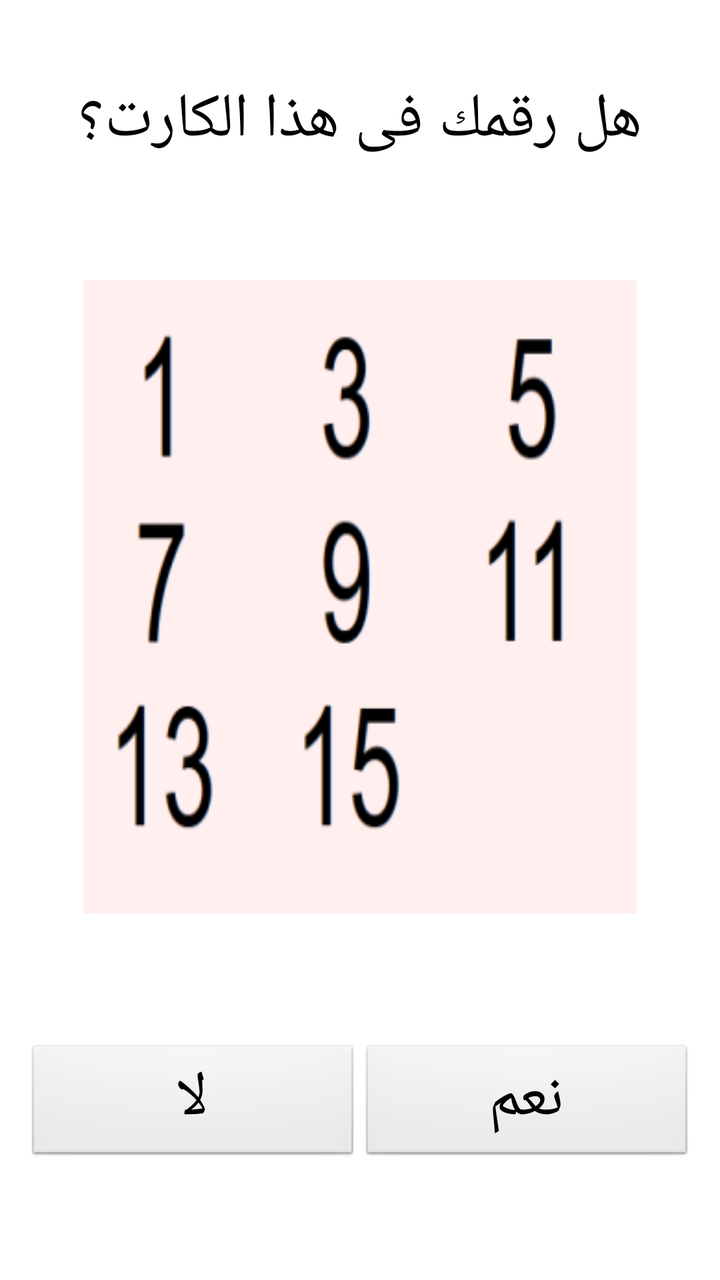
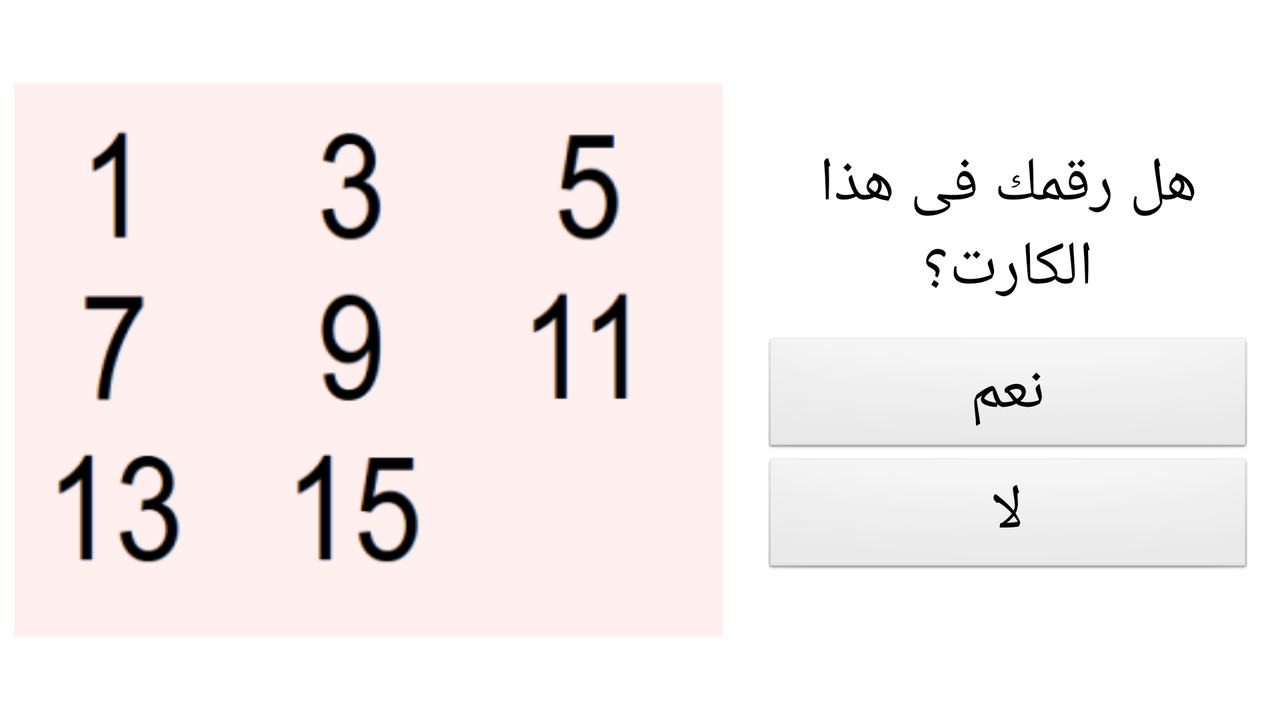

First picture: res/layout/ on a phone held upright. Second picture: the repository's own variant of that layout, on a device whose configuration matches the variant's folder. Source for both follows.
<!-- AndroidManifest.xml: activity theme android:Theme.NoTitleBar -->
<!-- res/layout/card.xml -->
<?xml version="1.0" encoding="utf-8"?>
<LinearLayout xmlns:android="http://schemas.android.com/apk/res/android"
    android:layout_width="match_parent"
    android:layout_height="match_parent"
    android:orientation="vertical" 
    android:background="#ffff"
    android:gravity="center"
    android:weightSum="10">

    <TextView
        android:id="@+id/questView"
        android:layout_width="wrap_content"
        android:layout_height="0dip"
        android:text="@string/quest_str"
        android:textSize="@dimen/text_big_size"
        android:gravity="center"
        android:textColor="@color/my_black" 
        android:layout_marginBottom="13dip"
        android:layout_weight="2"/>
    <LinearLayout 
        android:orientation="horizontal"
        android:layout_height="0dp"
        android:layout_width="match_parent" 
        android:layout_weight="5.5"
        android:weightSum="10"
        android:gravity="center_horizontal">
    <TextView 
        android:id="@+id/cardView"
        android:layout_width="0dp"
        android:layout_height="match_parent"
        android:background="@drawable/card0"
        android:gravity="center"
        android:textColor="@color/my_black"
        android:layout_margin="@dimen/card_margin"
        android:textSize="@dimen/text_big_size"
        android:layout_weight="8"
        />
    </LinearLayout>


    <LinearLayout
        android:layout_width="match_parent"
        android:layout_height="0dip"
        android:orientation="horizontal" 
        android:gravity="center_vertical"
        android:layout_weight="2.5"
        android:weightSum="10"
        android:layout_margin="13dip"
        >

        <Button
            android:id="@+id/falseBtn"
            android:layout_width="0dip"
            android:layout_height="wrap_content"
            android:text="@string/false_str"
            
            android:layout_weight="5" 
            android:textColor="@color/my_black"
            
            android:textSize="@dimen/text_big_size"/>

        <Button
            android:id="@+id/trueBtn"
            android:layout_width="0dip"
            android:layout_height="wrap_content"
            android:text="@string/true_str"
            
            android:layout_weight="5"
            android:textColor="@color/my_black"
            
            android:textSize="@dimen/text_big_size"/>

    </LinearLayout>

</LinearLayout>
<!-- resources referenced by this layout -->
<resources>
  <color name="my_black">#FF000000</color>
  <dimen name="card_margin">7dp</dimen>
  <!-- from res/values-xhdpi/ -->
  <dimen name="text_big_size">31sp</dimen>
  <!-- drawable card0: png bitmap (drawable-hdpi, 13708 bytes) -->
  <string name="false_str">"لا"</string>
  <string name="quest_str">"هل رقمك فى هذا الكارت؟"</string>
  <string name="true_str">"نعم"</string>
</resources>
<!-- res/layout-land/card.xml (the repository's variant of the layout above) -->
<!-- drawn on the phone turned sideways -->
<?xml version="1.0" encoding="utf-8"?>
<LinearLayout xmlns:android="http://schemas.android.com/apk/res/android"
    android:layout_width="match_parent"
    android:layout_height="match_parent"
    android:orientation="horizontal" 
    android:background="#ffff"
    android:gravity="center"
    android:weightSum="10">
    
    <LinearLayout 
        android:orientation="vertical"
        android:layout_width="0dp"
        android:layout_height="match_parent"
        android:layout_weight="6"
        android:weightSum="10"
        android:gravity="center_vertical">
    <TextView 
        android:id="@+id/cardView"
        android:layout_width="match_parent"
        android:layout_height="0dp"
        android:background="@drawable/card0"
        android:gravity="center"
        android:textColor="@color/my_black"
        android:layout_margin="@dimen/card_margin"
        android:layout_weight="8"
        android:textSize="@dimen/text_big_size"/>
    </LinearLayout>


    <LinearLayout
        android:layout_width="0dp"
        android:layout_height="wrap_content"
        android:orientation="vertical" 
        android:gravity="center"
        android:layout_weight="4"
        android:weightSum="10"
        android:layout_margin="13dip">
        
        <TextView
        android:id="@+id/questView"
        android:layout_width="wrap_content"
        android:layout_height="wrap_content"
        android:text="@string/quest_str"
        android:textSize="@dimen/text_big_size"
        android:gravity="center"
        android:textColor="@color/my_black" 
        android:layout_marginBottom="13dip"/>

        <Button
            android:id="@+id/trueBtn"
            android:layout_width="match_parent"
            android:layout_height="0dip"
            android:text="@string/true_str"
            android:layout_weight="5"
            android:textColor="@color/my_black"
            android:textSize="@dimen/text_big_size"/>
        
        <Button
            android:id="@+id/falseBtn"
            android:layout_width="match_parent"
            android:layout_height="0dip"
            android:text="@string/false_str"
            android:layout_weight="5" 
            android:textColor="@color/my_black"
            android:textSize="@dimen/text_big_size"/>

    </LinearLayout>   

</LinearLayout>
